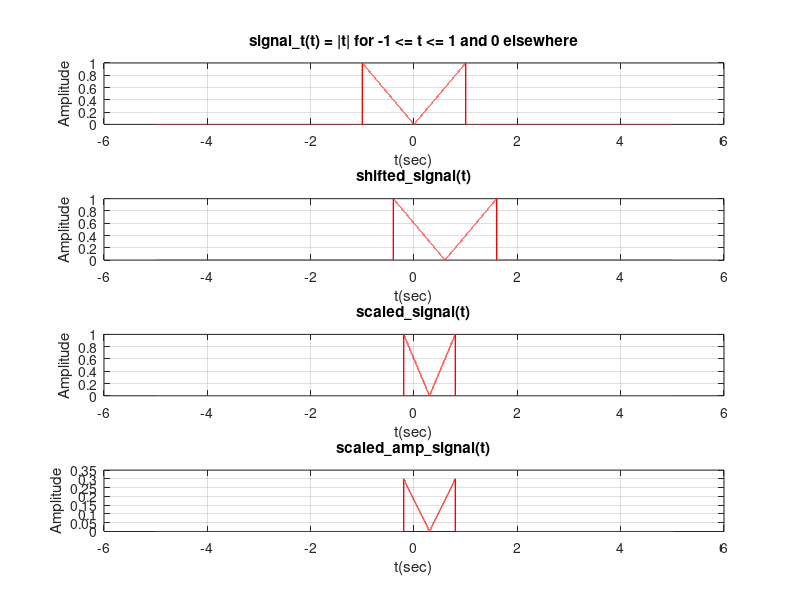
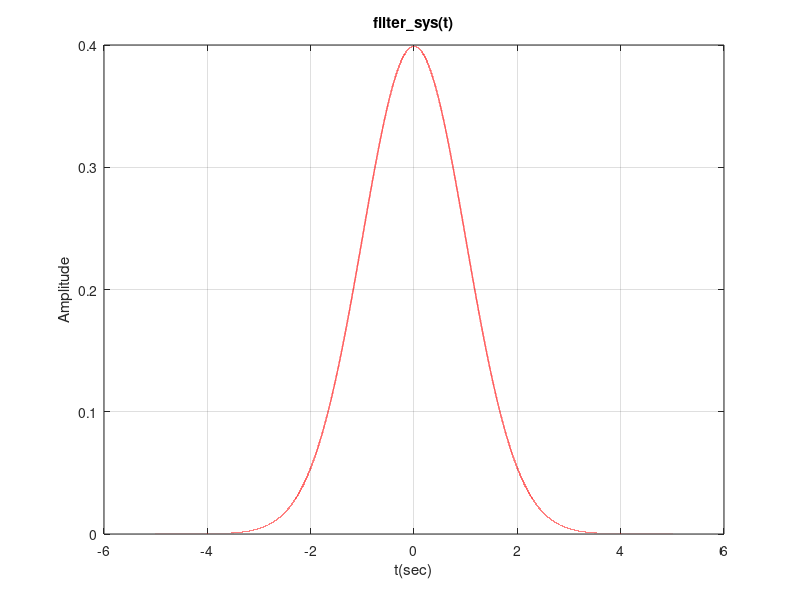
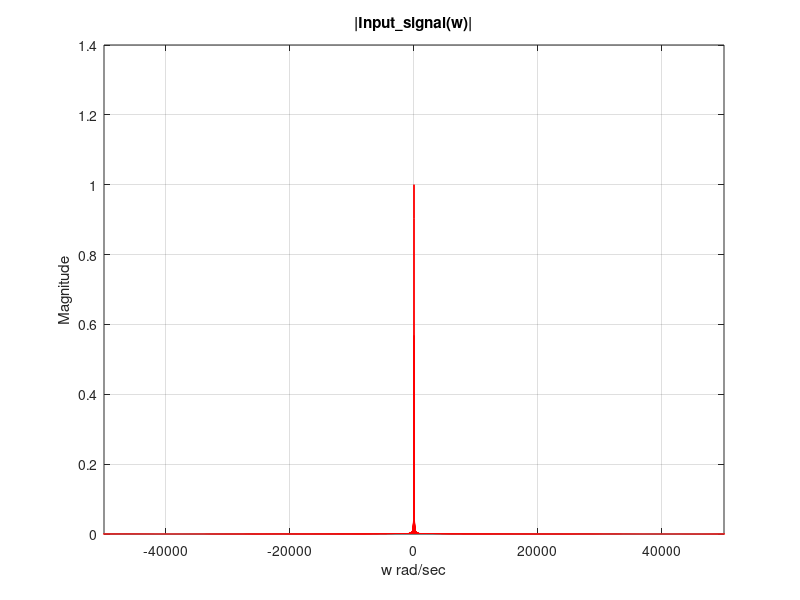
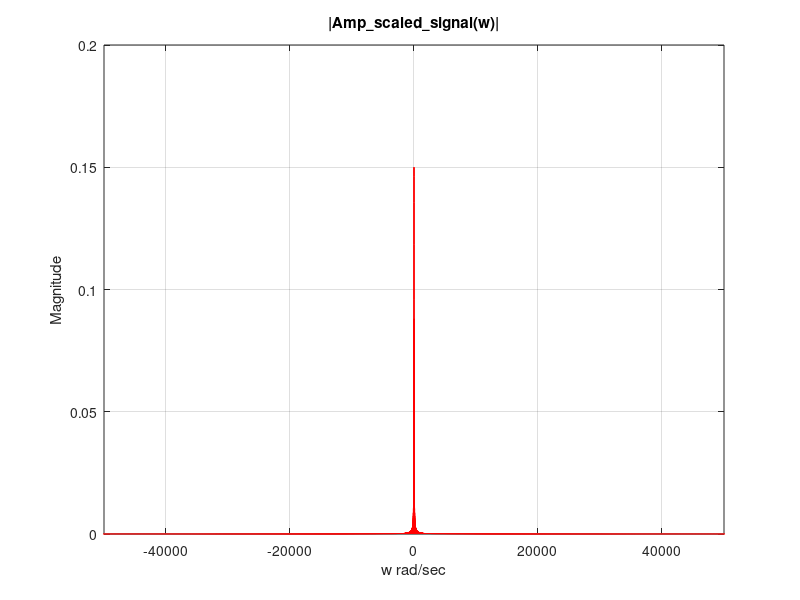

Write the MATLAB code that produced these figures, in order.
clc; clear; close all;

SectionNum = 3; % section number
GroupNum = 1; % Group number

%% 1. Plot the original signal signal_t(t) for -5 < t < 5 
% Define time range 
SamplingFreq = 16000; 
SamplingPeriod = 1/SamplingFreq; 
time_vec = -5:SamplingPeriod:5; 

% Define signal_t(t) as |t| for -1 <= t <= 1, and 0 elsewhere
signal_t = zeros(size(time_vec));
signal_t(time_vec >= -1 & time_vec <= 1) = abs(time_vec(time_vec >= -1 & time_vec <= 1));

figure;
subplot(4,1,1);
plot(time_vec, signal_t, 'r', 'LineWidth', 1);
xlabel('t(sec)');
ylabel('Amplitude');
title('signal\_t(t) = |t| for -1 <= t <= 1 and 0 elsewhere');
grid on;

%% 2. Plot the Time-Shifted signal shifted_signal(t)
% shifted_signal= signal_t(t - 0.2 * SectionNum)
shift_amt = -0.2 * SectionNum;
shifted_signal = zeros(size(time_vec));
shifted_time = time_vec + shift_amt;
shifted_signal(shifted_time >= -1 & shifted_time <= 1) = abs(shifted_time(shifted_time >= -1 & shifted_time <= 1));

subplot(4,1,2);
plot(time_vec, shifted_signal, 'r', 'LineWidth', 1);
xlabel('t(sec)');
ylabel('Amplitude');
title('shifted\_signal(t)');
grid on;

%% 3. Plot the Time-Scaled signal scaled_signal(t)
scaling_factor = GroupNum + 1;
scaled_signal = zeros(size(time_vec));
scaled_time = time_vec * scaling_factor + shift_amt;
scaled_signal(scaled_time >= -1 & scaled_time <= 1) = abs(scaled_time(scaled_time >= -1 & scaled_time <= 1));

subplot(4,1,3);
plot(time_vec, scaled_signal, 'r', 'LineWidth', 1);
xlabel('t(sec)');
ylabel('Amplitude');
title('scaled\_signal(t)');
grid on;

%% 4. Plot the Amplitude-Scaled signal scaled_amp_signal(t)
Amp_factor = 0.1 * GroupNum * SectionNum;
scaled_amp_signal = Amp_factor * scaled_signal;

subplot(4,1,4);
plot(time_vec, scaled_amp_signal, 'r', 'LineWidth', 1);
xlabel('t(sec)');
ylabel('Amplitude');
title('scaled\_amp\_signal(t)');
grid on;

%% 5. Plot the filter system filter_sys(t)
filter_sys = (1/sqrt(2*pi)) * exp(-time_vec.^2 / 2);
figure;
plot(time_vec, filter_sys, 'r', 'LineWidth', 1);
xlabel('t(sec)');
ylabel('Amplitude');
title('filter\_sys(t)');
grid on;

%% 6. Compute and plot the magnitude spectrum of the input signal: |Input_signal(w)|
freq_vec = linspace(-SamplingFreq/2, SamplingFreq/2, length(signal_t)); 
ang_freq_vec = 2 * pi * freq_vec; 
num_periods = SamplingFreq;
Input_signal = fft(signal_t) / num_periods; 
figure;
plot(ang_freq_vec, abs(fftshift(Input_signal)), 'r', 'LineWidth', 1);
xlabel('w rad/sec');
ylabel('Magnitude');
title('|Input\_signal(w)|');
xlim([-50000 50000]);
grid on;

%% 7. Compute and plot the magnitude spectrum of the input signal: |Amp_scaled_signal(w)|
Amp_scaled_signal = fft(scaled_amp_signal) / num_periods; 
figure;
plot(ang_freq_vec, abs(fftshift(Amp_scaled_signal)), 'r', 'LineWidth', 1);
xlabel('w rad/sec');
ylabel('Magnitude');
title('|Amp\_scaled\_signal(w)|');
xlim([-50000 50000]);
grid on;

%% 8. Compute and plot the magnitude spectrum of the filtering system: |Filter_sys(w)|
Filter_sys = fft(filter_sys) / num_periods; 
figure;
plot(ang_freq_vec, fftshift(abs(Filter_sys)), 'r', 'LineWidth', 1);
xlabel('w rad/sec');
ylabel('Magnitude');
title('|Filter\_sys(w)|');
xlim([-50000 50000]);
grid on;

%% 9. Compute and plot the magnitude spectrum of the output signal |Output_signal(w)|
Output_signal = Input_signal .* Filter_sys; 
figure;
plot(ang_freq_vec, abs(fftshift(Output_signal)), 'r', 'LineWidth', 1);
xlabel('w rad/sec');
ylabel('Magnitude');
title('|Output\_signal(w)|');
xlim([-50000 50000]);
grid on;

%% 10. Compute and plot the time-domain output signal output_time(t)
output_time = (ifft(Output_signal)) * num_periods;
figure;
plot(time_vec, real(output_time), 'r', 'LineWidth', 1);
xlabel('t(sec)');
ylabel('Amplitude');
title('output\_time(t)');
grid on;

%% 11. Plot scaled_amp_signal(t) and output_time(t) on the same graph
figure;
plot(time_vec, real(output_time), 'b', 'LineWidth', 1);
hold on;
plot(time_vec, scaled_amp_signal, 'r', 'LineWidth', 1);
xlabel('t(sec)');
ylabel('Amplitude');
title('scaled\_amp\_signal(t) & output\_time(t)');
legend('output\_time(t)', 'scaled\_amp\_signal(t)');
grid on;
